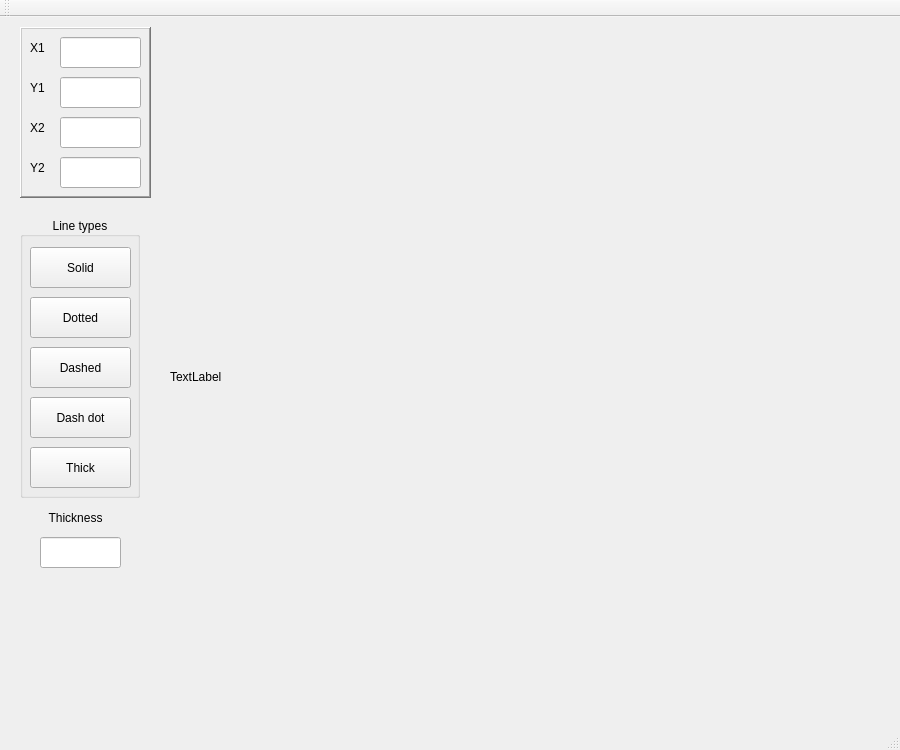
<?xml version="1.0" encoding="UTF-8"?>
<ui version="4.0">
 <class>MainWindow</class>
 <widget class="QMainWindow" name="MainWindow">
  <property name="geometry">
   <rect>
    <x>0</x>
    <y>0</y>
    <width>900</width>
    <height>750</height>
   </rect>
  </property>
  <property name="windowTitle">
   <string>MainWindow</string>
  </property>
  <widget class="QWidget" name="centralWidget">
   <widget class="QLabel" name="label">
    <property name="geometry">
     <rect>
      <x>170</x>
      <y>10</y>
      <width>700</width>
      <height>700</height>
     </rect>
    </property>
    <property name="text">
     <string>TextLabel</string>
    </property>
   </widget>
   <widget class="QFrame" name="frame">
    <property name="geometry">
     <rect>
      <x>20</x>
      <y>10</y>
      <width>131</width>
      <height>171</height>
     </rect>
    </property>
    <property name="frameShape">
     <enum>QFrame::WinPanel</enum>
    </property>
    <property name="frameShadow">
     <enum>QFrame::Raised</enum>
    </property>
    <widget class="QLabel" name="label_2">
     <property name="geometry">
      <rect>
       <x>10</x>
       <y>10</y>
       <width>21</width>
       <height>21</height>
      </rect>
     </property>
     <property name="text">
      <string>X1</string>
     </property>
    </widget>
    <widget class="QLineEdit" name="txt_X1">
     <property name="geometry">
      <rect>
       <x>40</x>
       <y>10</y>
       <width>81</width>
       <height>31</height>
      </rect>
     </property>
    </widget>
    <widget class="QLineEdit" name="txt_Y1">
     <property name="geometry">
      <rect>
       <x>40</x>
       <y>50</y>
       <width>81</width>
       <height>31</height>
      </rect>
     </property>
    </widget>
    <widget class="QLabel" name="label_3">
     <property name="geometry">
      <rect>
       <x>10</x>
       <y>50</y>
       <width>21</width>
       <height>21</height>
      </rect>
     </property>
     <property name="text">
      <string>Y1</string>
     </property>
    </widget>
    <widget class="QLineEdit" name="txt_X2">
     <property name="geometry">
      <rect>
       <x>40</x>
       <y>90</y>
       <width>81</width>
       <height>31</height>
      </rect>
     </property>
    </widget>
    <widget class="QLabel" name="label_4">
     <property name="geometry">
      <rect>
       <x>10</x>
       <y>90</y>
       <width>21</width>
       <height>21</height>
      </rect>
     </property>
     <property name="text">
      <string>X2</string>
     </property>
    </widget>
    <widget class="QLineEdit" name="txt_Y2">
     <property name="geometry">
      <rect>
       <x>40</x>
       <y>130</y>
       <width>81</width>
       <height>31</height>
      </rect>
     </property>
    </widget>
    <widget class="QLabel" name="label_5">
     <property name="geometry">
      <rect>
       <x>10</x>
       <y>130</y>
       <width>21</width>
       <height>21</height>
      </rect>
     </property>
     <property name="text">
      <string>Y2</string>
     </property>
    </widget>
   </widget>
   <widget class="QGroupBox" name="groupBox">
    <property name="geometry">
     <rect>
      <x>20</x>
      <y>200</y>
      <width>120</width>
      <height>281</height>
     </rect>
    </property>
    <property name="title">
     <string>Line types</string>
    </property>
    <property name="alignment">
     <set>Qt::AlignCenter</set>
    </property>
    <property name="flat">
     <bool>false</bool>
    </property>
    <widget class="QPushButton" name="btn_solid">
     <property name="geometry">
      <rect>
       <x>10</x>
       <y>30</y>
       <width>101</width>
       <height>41</height>
      </rect>
     </property>
     <property name="text">
      <string>Solid</string>
     </property>
    </widget>
    <widget class="QPushButton" name="btn_dotted">
     <property name="geometry">
      <rect>
       <x>10</x>
       <y>80</y>
       <width>101</width>
       <height>41</height>
      </rect>
     </property>
     <property name="text">
      <string>Dotted</string>
     </property>
    </widget>
    <widget class="QPushButton" name="btn_dash">
     <property name="geometry">
      <rect>
       <x>10</x>
       <y>130</y>
       <width>101</width>
       <height>41</height>
      </rect>
     </property>
     <property name="text">
      <string>Dashed</string>
     </property>
    </widget>
    <widget class="QPushButton" name="btn_dash_dot">
     <property name="geometry">
      <rect>
       <x>10</x>
       <y>180</y>
       <width>101</width>
       <height>41</height>
      </rect>
     </property>
     <property name="text">
      <string>Dash dot</string>
     </property>
    </widget>
    <widget class="QPushButton" name="btn_thick">
     <property name="geometry">
      <rect>
       <x>10</x>
       <y>230</y>
       <width>101</width>
       <height>41</height>
      </rect>
     </property>
     <property name="text">
      <string>Thick</string>
     </property>
    </widget>
   </widget>
   <widget class="QLineEdit" name="txt_thick">
    <property name="geometry">
     <rect>
      <x>40</x>
      <y>520</y>
      <width>81</width>
      <height>31</height>
     </rect>
    </property>
   </widget>
   <widget class="QLabel" name="label_6">
    <property name="geometry">
     <rect>
      <x>20</x>
      <y>490</y>
      <width>111</width>
      <height>21</height>
     </rect>
    </property>
    <property name="text">
     <string>Thickness</string>
    </property>
    <property name="alignment">
     <set>Qt::AlignCenter</set>
    </property>
   </widget>
  </widget>
  <widget class="QMenuBar" name="menuBar">
   <property name="geometry">
    <rect>
     <x>0</x>
     <y>0</y>
     <width>900</width>
     <height>19</height>
    </rect>
   </property>
  </widget>
  <widget class="QToolBar" name="mainToolBar">
   <attribute name="toolBarArea">
    <enum>TopToolBarArea</enum>
   </attribute>
   <attribute name="toolBarBreak">
    <bool>false</bool>
   </attribute>
  </widget>
  <widget class="QStatusBar" name="statusBar"/>
 </widget>
 <layoutdefault spacing="6" margin="11"/>
 <resources/>
 <connections/>
</ui>
